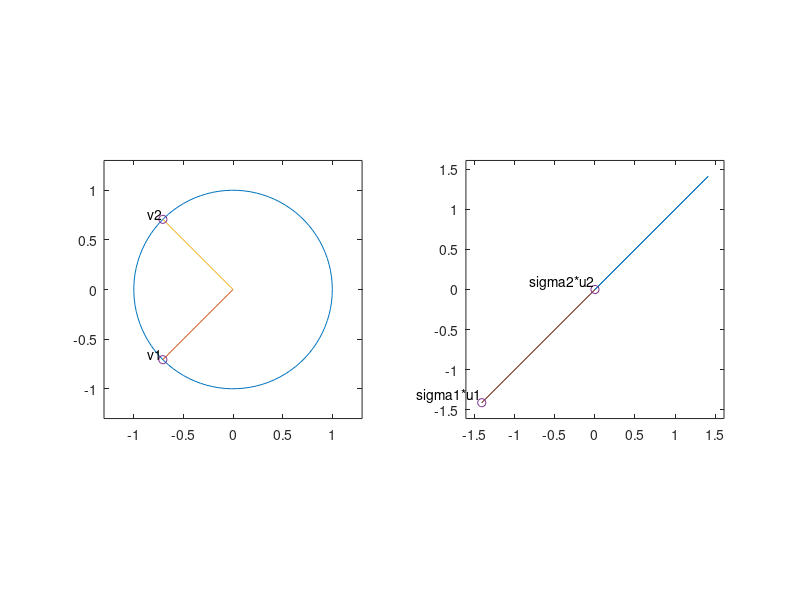

MATLAB code to generate this figure:
clear all

figure;
A = [1 1 ; 1 1];

subplot(1,2,1)

[U,S,rightsingular] = svd(A);


%plot unit circle
cplot = @(r,x0,y0) plot(x0 + r*cos(linspace(0,2*pi)),y0 + r*sin(linspace(0,2*pi)),'-');
cplot(1,0,0)
hold on 

plot([0,rightsingular(1,1)],[0, rightsingular(2,1)])
plot([0,rightsingular(1,2)],[0, rightsingular(2,2)])

labels = {'v1','v2'};
plot([rightsingular(1,1), rightsingular(1,2)],[rightsingular(2,1), rightsingular(2,2)],'o')
text([rightsingular(1,1), rightsingular(1,2)],[rightsingular(2,1), rightsingular(2,2)],labels,'VerticalAlignment','bottom','HorizontalAlignment','right')
axis([-1.3 1.3 -1.3 1.3])
pbaspect([1 1 1])

%% 

subplot(1,2,2)
theta = linspace(0, 2*pi);
x = cos(theta);
y = sin(theta);

ellipse_point = A*[x;y];

plot(ellipse_point(1,:), ellipse_point(2,:))
hold on
plot([0,S(1)*U(1)],[0, S(1)*U(2)])
hold on 
plot([0, S(4)*U(3)], [0, S(4)*U(4)])

labels = {'sigma1*u1','sigma2*u2'};
plot([S(1)*U(1), S(4)*U(3)],[S(1)*U(2), S(4)*U(4)],'o')
text([S(1)*U(1), S(4)*U(3)],[S(1)*U(2), S(4)*U(4)],labels,'VerticalAlignment','bottom','HorizontalAlignment','right')

axis padded
pbaspect([1 1 1])










